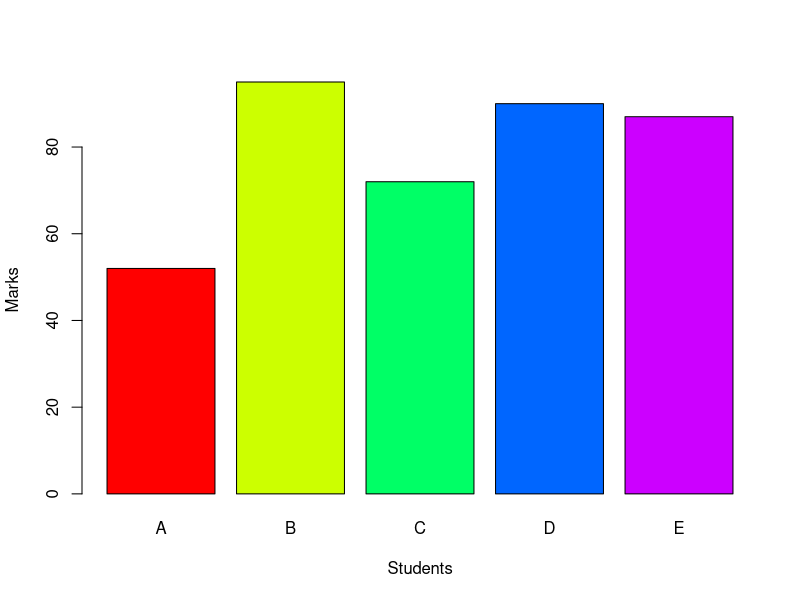

This chart was generated by the following R code:
H <- c(52,95,72,90,87)
barplot(H,col = rainbow(length(H)),xlab="Students",ylab = "Marks",names.arg=c("A","B","C","D","E"))